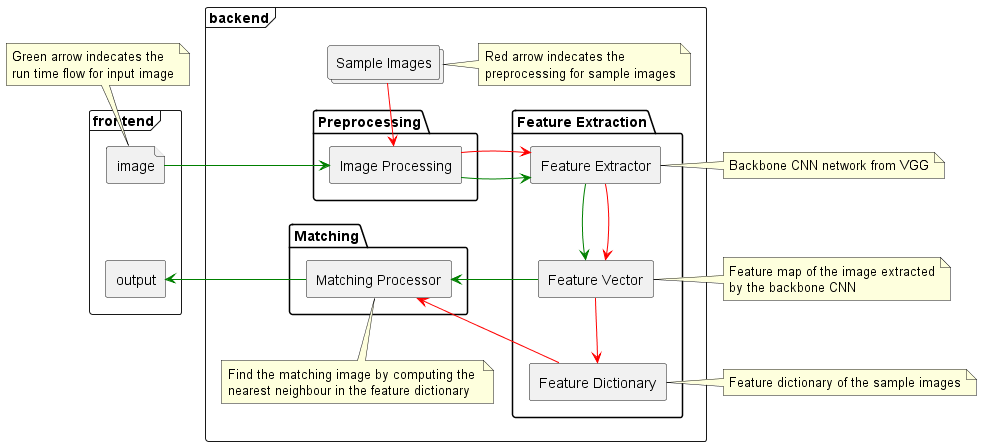
#> input picture SystemCode/System Design for My App.png, 982 x 446 px
$ python -i preprocessing.py   (imports and definitions only)   (older library calls are emulated)
#> lines starting #> are read from the running program, lines starting #| are printed output that depends on the picture; after the words box and inside, x2 and y2 are one past the last pixel; in counts of white or black regions, pixels touching at a corner belong together
#> further down, picture is the input picture: shape (446, 982, 3); mean B, G, R 239.9, 243.7, 243.7
import os
import cv2
import numpy as np


def Contrast(image):

    # converting to LAB color space
    imagelab = cv2.cvtColor(image, cv2.COLOR_BGR2LAB)
#> imagelab: shape (446, 982, 3); mean of channels 0, 1, 2 244, 127.4, 129.9
    l_channel, a, b = cv2.split(imagelab)
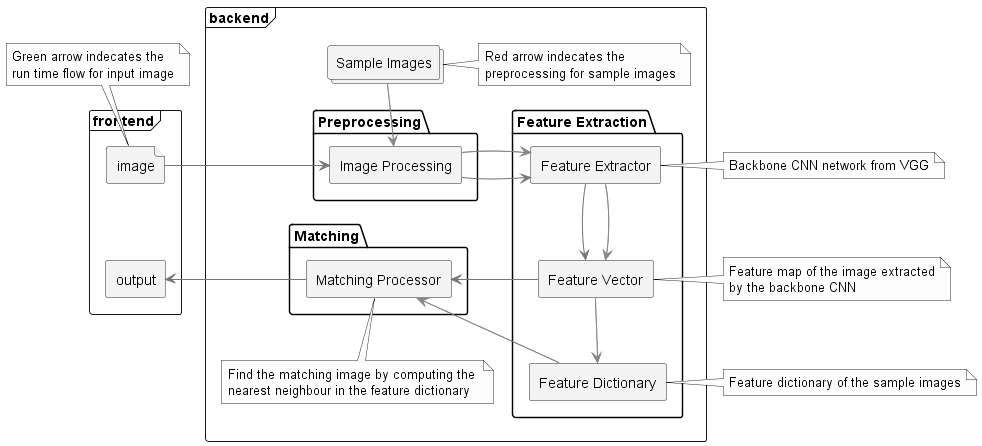
#> l_channel: shape (446, 982); min 0, max 255, mean 244

    # Applying CLAHE to L-channel
    # feel free to try different values for the limit and grid size:
    clahe = cv2.createCLAHE(clipLimit=2.0, tileGridSize=(8, 8))
    cl = clahe.apply(l_channel)

    # merge the CLAHE enhanced L-channel with the a and b channel
    limg = cv2.merge((cl, a, b))
#> limg: shape (446, 982, 3); mean of channels 0, 1, 2 243.7, 127.4, 129.9

    # Converting image from LAB Color model to BGR color spcae
    enhanced_img = cv2.cvtColor(limg, cv2.COLOR_LAB2BGR)

    return enhanced_img


def Edgeline(image):
    enhanced_img = Contrast(image)

    # Convert to grayscale
    gray = cv2.cvtColor(enhanced_img, cv2.COLOR_BGR2GRAY)

    # Apply Laplacian filter
    Laplacian = cv2.Laplacian(gray, cv2.CV_32F, ksize=5)
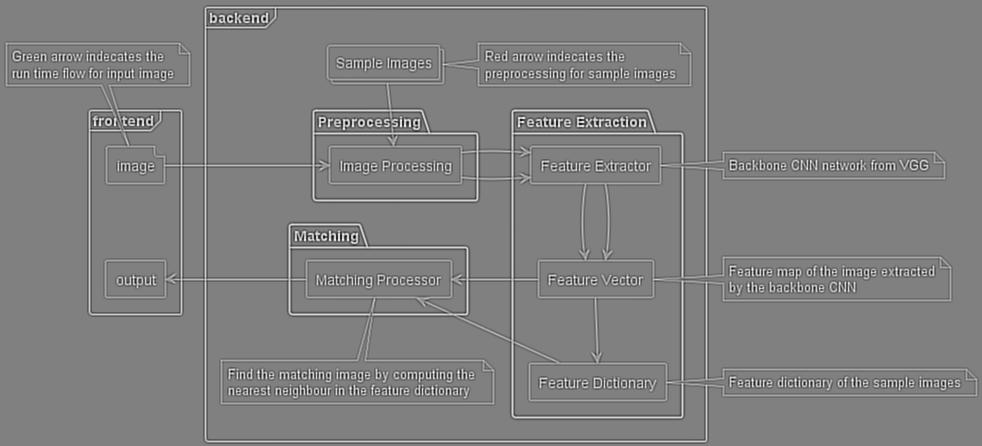
#> Laplacian: shape (446, 982) float32; min -12136, max 11892, mean 0; drawn with min black and max white
    Laplacian_img = cv2.convertScaleAbs(Laplacian)

    # Apply mean blur and thresholding
    blurred = cv2.blur(Laplacian_img, (3, 3))
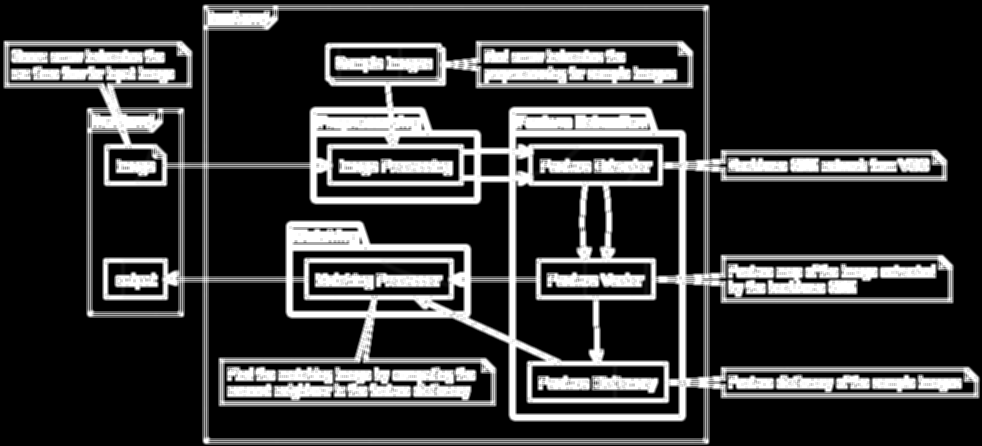
#> blurred: shape (446, 982); min 0, max 255, mean 52.9
    (_, thresh) = cv2.threshold(blurred, 128, 255, cv2.THRESH_BINARY)
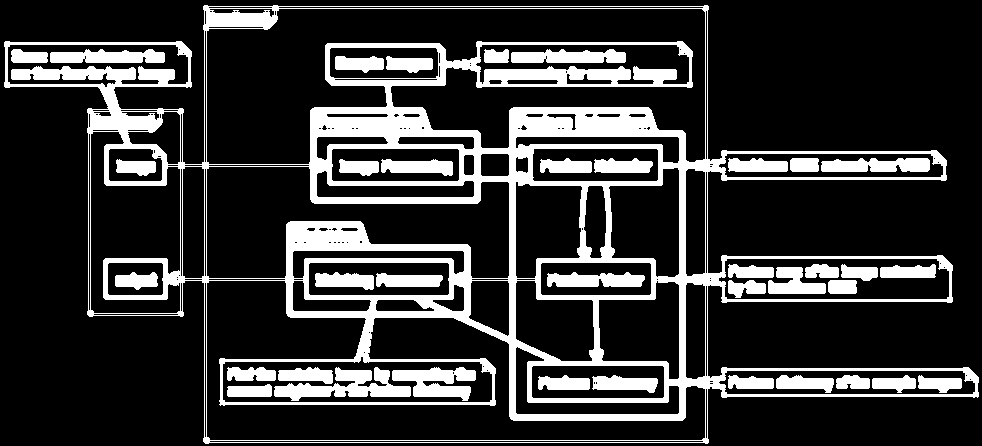
#> thresh: shape (446, 982); 20.2% white; 38 white regions, largest, box (x1, y1, x2, y2) and area: (4, 5, 979, 444) 61343, (274, 367, 411, 401) 2237, (392, 367, 476, 401) 1691

    # Perform morphology operations
    kernel = cv2.getStructuringElement(cv2.MORPH_RECT, (11, 11))
    closed = cv2.morphologyEx(thresh, cv2.MORPH_CLOSE, kernel)
#> closed: shape (446, 982); 29.5% white; 1 white region, box (x1, y1, x2, y2) and area: (0, 0, 982, 446) 129383
    closed = cv2.erode(closed, None, iterations=4)
#> closed: shape (446, 982); 17.4% white; 20 white regions (5 under 20 px), largest, box (x1, y1, x2, y2) and area: (329, 46, 673, 83) 9786, (224, 315, 488, 401) 9527, (531, 352, 971, 399) 8606
    closed = cv2.dilate(closed, None, iterations=4)
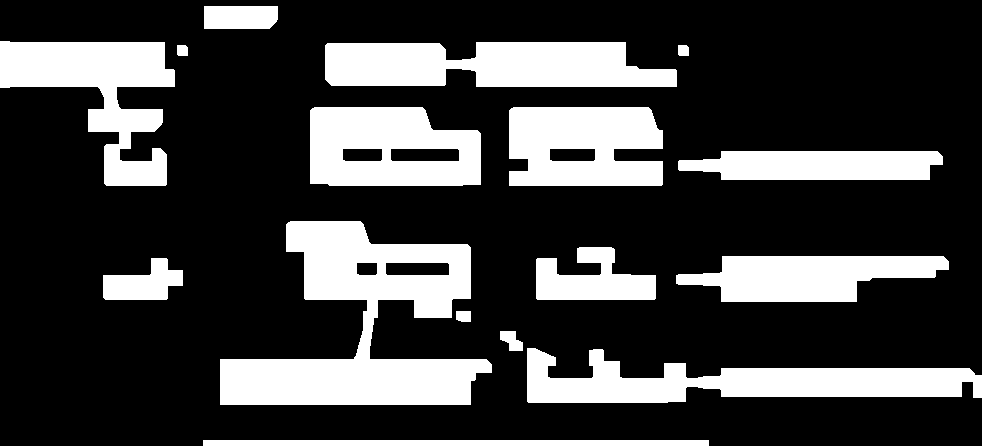
#> closed: shape (446, 982); 25.3% white; 16 white regions, largest, box (x1, y1, x2, y2) and area: (220, 221, 492, 405) 23575, (527, 348, 982, 403) 13367, (325, 42, 677, 87) 13170
    r1 = cv2.morphologyEx(closed, cv2.MORPH_CLOSE, np.ones(
        (10, 10), np.uint8), iterations=3)
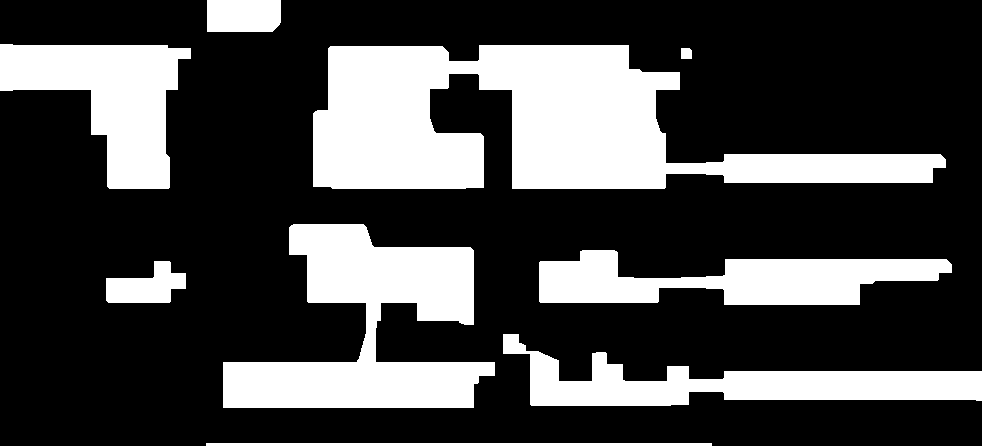
#> r1: shape (446, 982); 28.1% white; 9 white regions, largest, box (x1, y1, x2, y2) and area: (313, 45, 946, 189) 49416, (223, 224, 495, 408) 25098, (0, 44, 191, 189) 14840

    # Find edges and draw them on the original image
    edges = cv2.Canny(r1, 50, 150)
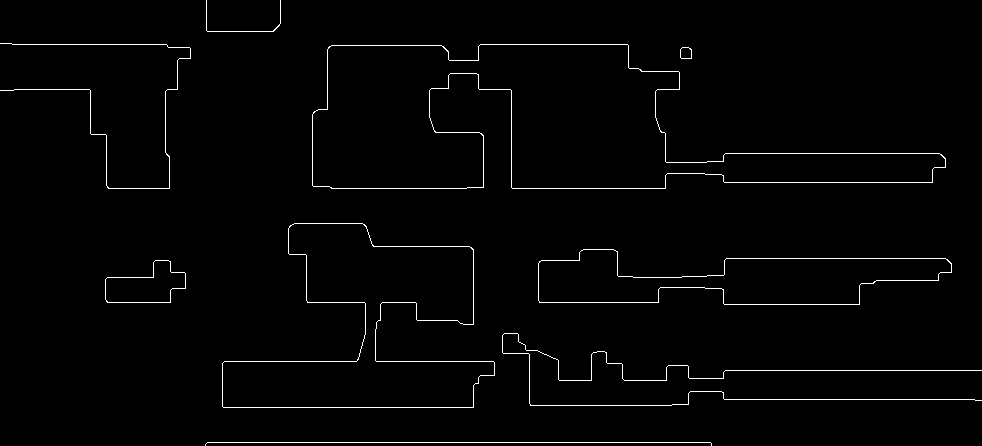
#> edges: shape (446, 982); 1.6% white in thin lines or dots
    edges = cv2.bitwise_not(edges)
#> edges: shape (446, 982); 98.4% white; black in thin lines or dots
    edges = cv2.cvtColor(edges, cv2.COLOR_GRAY2BGR)
#> edges: shape (446, 982, 3); 98.4% white; black in thin lines or dots

    return edges


# [78 lines left out: functions resize, Pic_preprocessing, Preprocessing_input, not called in this run]


def readImage(image_path):
    return cv2.imread(image_path)


def saveImage(image, image_path):
    cv2.imwrite(image_path, image)

>>> import cv2
>>> picture = cv2.imread('System Design for My App.png')
>>> result = Edgeline(picture)
